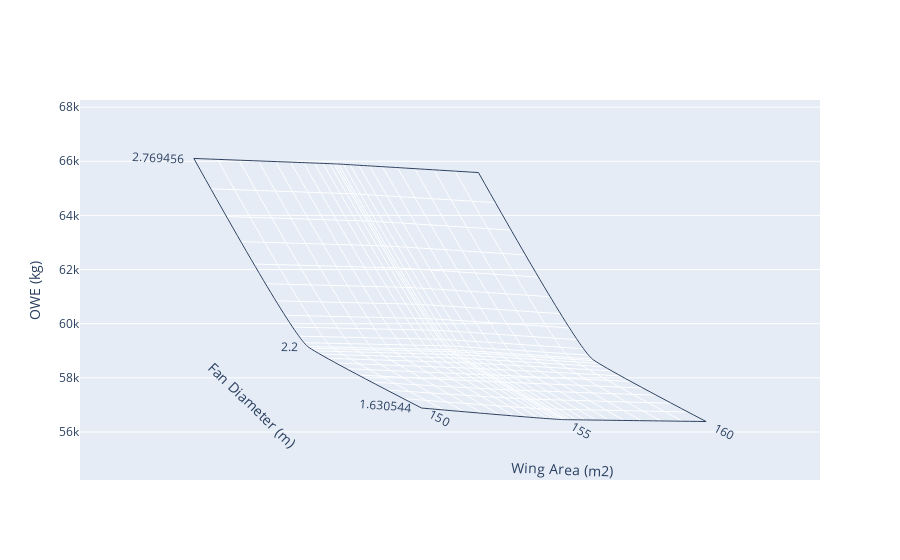

Notebook source saved alongside this figure:
### Code cell
draw_carpet(input["WingArea"],input["FanDiameter"]/10,output["OWE"],'Wing Area (m2)',"Fan Diameter (m)","OWE (kg)")

### Figure 1 — Plotly figure (JSON) as saved in the notebook; plotly's stock layout.template omitted (floating-point values rounded to 4 significant figures)
{"data": [{"a": [150, 150, 150, 155, 155, 155, 160, 160, 160], "aaxis": {"minorgridcount": 10, "smoothing": 0.1, "title": {"text": "Wing Area (m2)"}}, "b": [1.631, 2.2, 2.769, 1.631, 2.2, 2.769, 1.631, 2.2, 2.769], "baxis": {"minorgridcount": 10, "smoothing": 0.2, "title": {"text": "Fan Diameter (m)"}}, "cheaterslope": 0.8, "type": "carpet", "y": [56880.0, 59160.0, 66100.0, 56460.0, 59040.0, 65900.0, 56390.0, 58700.0, 65580.0], "yaxis": "y"}], "layout": {"yaxis": {"title": {"text": "OWE (kg)"}}}}
